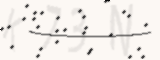
#> input picture analisis/K73N.png, 160 x 60 px, given as the content of the folder ../input/captchas_dataset/test_data, which was not available
$ python extrae_letras.py
#> lines starting #> are read from the running program, lines starting #| are printed output that depends on the picture; after the words box and inside, x2 and y2 are one past the last pixel; in counts of white or black regions, pixels touching at a corner belong together; pictures that were not available may be replaced by others from this repository, and a replacement may not be noted
### src/extrae_letras_toolbox.py
import cv2
import re
import os
import numpy as np
import datetime as dt


def get_image(file_path):
    return cv2.imread(file_path)

def get_captcha_text_from_filename(file_path):
    filename = os.path.basename(file_path)
    return re.sub(r"\.png$", "", filename)

def image_to_bnw(image):
    return cv2.cvtColor(image, cv2.COLOR_BGR2GRAY)

def apply_dilation(image):
    kernel = np.ones((2,2), np.uint8)
    return cv2.dilate(image, kernel, iterations=3)

def apply_erosion(image):
    kernel = np.ones((2,2), np.uint8)
    return cv2.erode(image, kernel, iterations=2)

def apply_denoise(image):
    return cv2.fastNlMeansDenoising(image, 21, 7)

def apply_thresholding(image):
    return cv2.adaptiveThreshold(image,255,cv2.ADAPTIVE_THRESH_MEAN_C, cv2.THRESH_BINARY_INV,11,2)

# [4 lines left out: function smoothing_median_blur, not called in this run]

def image_thresholding(image):
    return cv2.adaptiveThreshold(image, 255, cv2.ADAPTIVE_THRESH_MEAN_C,cv2.THRESH_BINARY_INV,91,2)

def get_contours(image):
    contours, hierarchy = cv2.findContours(image, cv2.RETR_EXTERNAL, cv2.CHAIN_APPROX_SIMPLE)
    return contours

def get_area(width, height):
    return width * height

def get_regions(contours):
    regions = []

    for contour in contours:
        (x, y, w, h) = cv2.boundingRect(contour)

        # Asumo que si el área de un rectángulo es menor de 300 se trata de una agrupación de puntos en vez de una letra
        if get_area(w, h) > 300:
            regions.append((x, y, w, h))

    return regions

def adjust_regions_by_number(regions, target_number_of_regions):
    while len(regions) < target_number_of_regions:
        largest_region = get_largest_region_by_area_size(regions)
        new_regions = divide_region_by_width(largest_region)
        regions += new_regions
        regions.remove(largest_region)
    return regions

def get_sorted_regions_by_area_size(regions):
    '''
    recibe:   Una lista con regiones.
              Cada región es una tupla con cuatro valores:
              - coordenada x
              - coordenada y
              - altura
              - anchura
    devuelve: la lista ordenada de región con mayor área a región con menor área
    '''
    # Los índices 2 y 3 corresponden a altura y anchura
    return sorted(regions, key=lambda x: get_area(x[2], x[3]), reverse = True)

def get_largest_region_by_area_size(regions):
    return get_sorted_regions_by_area_size(regions)[0]

# [18 lines left out: function divide_region_by_width, not called in this run]

def get_sorted_regions_by_coord_x(regions):
    return sorted(regions, key=lambda r: r[0])

# [10 lines left out: function save_letter_image, not called in this run]

### src/extrae_letras.py
import os
import glob
import argparse
import extrae_letras_toolbox as tb


def get_image_files(path):
    return glob.glob(os.path.join(path, "*"))


def setup_args(parser):
    parser.add_argument(
        '-i',
        dest = 'input_dir',
        default = "../input/captchas_dataset/test_data/",
        type = str,
        help = 'directorio donde estan guardados los captchas.')

    parser.add_argument(
        '-o',
        dest = 'output_dir',
        default = "../input/letter_dataset/training/",
        type = str,
        help = 'directorio donde se guardan las letras extraidas de los captchas.')

    return parser.parse_args()


def main():
    args = setup_args(argparse.ArgumentParser())

    captcha_image_folder = args.input_dir
    letter_destination_folder = args.output_dir

    captcha_image_files = get_image_files(captcha_image_folder)

    for (i, captcha_image_filename) in enumerate(captcha_image_files):
        print(i, captcha_image_filename)

        image = tb.get_image(captcha_image_filename)
#> in get_image, returned value is the input picture: shape (60, 160, 3); mean B, G, R 233.1, 236.8, 240.7
        image_bnw = tb.image_to_bnw(image.copy())
        dilation_image = tb.apply_dilation(image_bnw)
#> in apply_dilation, `return cv2.dilate(image, kernel, iterations=3)`:
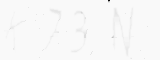
#> returned value: shape (60, 160); min 13, max 249, mean 248.1
        erosion_image = tb.apply_erosion(dilation_image)
        denoise_image = tb.apply_denoise(erosion_image)
        thresholded_image = tb.apply_thresholding(denoise_image)
#> in apply_thresholding, `return cv2.adaptiveThreshold(image,255,cv2.ADAPTIVE_THRESH_MEAN_C, cv2..`:
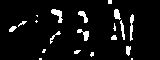
#> returned value: shape (60, 160); 6.5% white; 20 white regions (8 under 20 px)

        contours = tb.get_contours(thresholded_image)
#> in get_contours, `contours, hierarchy = cv2.findContours(image, cv2.RETR_EXTERNAL, cv2.C..`: contours = 20 contours, 12 with area under 20; largest, box (x1, y1, x2, y2) and area: (51, 9, 63, 23) 61, (77, 29, 89, 41) 46, (130, 14, 134, 41) 42, (78, 11, 88, 23) 42, (114, 9, 121, 20) 40, (120, 20, 125, 40) 28, (126, 46, 131, 56) 27, (9, 26, 17, 32) 22

        # Una región es el rectángulo que envuelve cada letra
        regions = tb.get_regions(contours)
#> the loop in get_regions, `for contour in contours:` made 20 passes
#> (x, y, w, h) on passes 3, 4, 5, 6, 7, 8, 9, 10, 11, 12, 13, 16: (90, 52, 4, 5), (74, 50, 7, 4), (42, 49, 4, 4), (126, 46, 5, 10), (111, 35, 6, 5), (50, 31, 11, 13), (77, 29, 12, 12), (9, 26, 8, 6), (113, 23, 3, 8), (18, 21, 9, 6), (120, 20, 5, 20), (130, 14, 4, 27)
#> (contour, x, y, w, h) on passes 1, 2, 14, 15, 20: ([[131, 58], [131, 59], [132, 59], [132, 58]], 131, 58, 2, 2), ([[39, 58], [39, 59], [41, 59], [41, 58]], 39, 58, 3, 2), ([[36, 20], [35, 21], [36, 22], [37, 21]], 35, 20, 3, 3), ([[36, 15], [37, 16], [37, 15]], 36, 15, 2, 2), ([[108, 0], [108, 3], [111, 3], [111, 0]], 108, 0, 4, 4)
#> after the loop in get_regions, `for contour in contours:`: regions = []
#> regions = []

        # Estamos tratando captchas de 4 letras.
        # Si recibimos menos de 4 regiones seguramente se han juntado varias letras en una sola región que hay que dividir.
        regions = tb.adjust_regions_by_number(regions, 4)
#> the loop in adjust_regions_by_number, `while len(regions) < target_number_of_regions:` made 1 pass

        # Guardo cada región como imagen
        for region, letter in zip(tb.get_sorted_regions_by_coord_x(regions), tb.get_captcha_text_from_filename(captcha_image_filename)):
            x, y, w, h = region

            #letter_image = image[y:y + h, x:x + w]
            letter_image = thresholded_image[y:y + h, x:x + w]

            tb.save_letter_image(letter_image, letter, output_folder = letter_destination_folder)

            print(f"Imagen para la letra {letter} guardada.")


if __name__ == '__main__':
#> (the run stopped early here; a loop or call above may not have finished)

$ run again, on analisis/KSW2.png
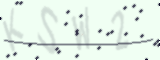
#> input picture analisis/KSW2.png, 160 x 60 px, given as the content of the folder ../input/captchas_dataset/test_data, which was not available
#> in get_image, returned value is the input picture: shape (60, 160, 3); mean B, G, R 232.2, 242.1, 228.1
#> in apply_dilation, `return cv2.dilate(image, kernel, iterations=3)`:
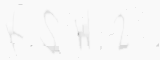
#> returned value: shape (60, 160); min 177, max 250, mean 247.9
#> in apply_thresholding, `return cv2.adaptiveThreshold(image,255,cv2.ADAPTIVE_THRESH_MEAN_C, cv2..`:
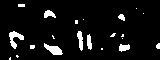
#> returned value: shape (60, 160); 6.9% white; 21 white regions (12 under 20 px)
#> in get_contours, `contours, hierarchy = cv2.findContours(image, cv2.RETR_EXTERNAL, cv2.C..`: contours = 21 contours, 14 with area under 20; largest, box (x1, y1, x2, y2) and area: (44, 43, 63, 55) 100, (9, 31, 24, 49) 95, (77, 31, 83, 51) 58, (119, 44, 130, 52) 49, (44, 10, 56, 18) 48, (87, 34, 92, 50) 43, (118, 14, 125, 21) 24
#> the loop in get_regions, `for contour in contours:` made 21 passes
#> (x, y, w, h) on passes 2, 4, 5, 6, 7, 8, 9, 10: (16, 55, 3, 3), (30, 45, 5, 4), (119, 44, 11, 8), (156, 43, 4, 6), (44, 43, 19, 12), (122, 38, 1, 1), (52, 35, 3, 4), (121, 34, 3, 3)
#> after the loop in get_regions, `for contour in contours:`: regions = []
#> the loop in adjust_regions_by_number, `while len(regions) < target_number_of_regions:` made 1 pass
